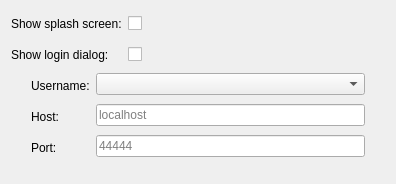
<?xml version="1.0" encoding="UTF-8"?>
<ui version="4.0">
 <class>Form</class>
 <widget class="QWidget" name="Form">
  <property name="geometry">
   <rect>
    <x>0</x>
    <y>0</y>
    <width>396</width>
    <height>184</height>
   </rect>
  </property>
  <property name="windowTitle">
   <string>Form</string>
  </property>
  <layout class="QVBoxLayout" name="verticalLayout">
   <item>
    <layout class="QFormLayout" name="formLayout">
     <property name="labelAlignment">
      <set>Qt::AlignLeading|Qt::AlignLeft|Qt::AlignTop</set>
     </property>
     <property name="formAlignment">
      <set>Qt::AlignLeading|Qt::AlignLeft|Qt::AlignVCenter</set>
     </property>
     <item row="0" column="0">
      <widget class="QLabel" name="splash_label">
       <property name="minimumSize">
        <size>
         <width>0</width>
         <height>25</height>
        </size>
       </property>
       <property name="maximumSize">
        <size>
         <width>16777215</width>
         <height>25</height>
        </size>
       </property>
       <property name="text">
        <string>Show splash screen:</string>
       </property>
      </widget>
     </item>
     <item row="0" column="1">
      <widget class="QCheckBox" name="splash_checkbox">
       <property name="sizePolicy">
        <sizepolicy hsizetype="Minimum" vsizetype="Preferred">
         <horstretch>0</horstretch>
         <verstretch>0</verstretch>
        </sizepolicy>
       </property>
      </widget>
     </item>
     <item row="1" column="0">
      <widget class="QLabel" name="login_label">
       <property name="minimumSize">
        <size>
         <width>0</width>
         <height>25</height>
        </size>
       </property>
       <property name="maximumSize">
        <size>
         <width>16777215</width>
         <height>25</height>
        </size>
       </property>
       <property name="text">
        <string>Show login dialog:</string>
       </property>
      </widget>
     </item>
     <item row="1" column="1">
      <widget class="QCheckBox" name="login_checkbox">
       <property name="sizePolicy">
        <sizepolicy hsizetype="Minimum" vsizetype="Preferred">
         <horstretch>0</horstretch>
         <verstretch>0</verstretch>
        </sizepolicy>
       </property>
      </widget>
     </item>
    </layout>
   </item>
   <item>
    <widget class="QWidget" name="login_widget" native="true">
     <layout class="QFormLayout" name="formLayout_2">
      <property name="leftMargin">
       <number>20</number>
      </property>
      <property name="topMargin">
       <number>0</number>
      </property>
      <property name="rightMargin">
       <number>20</number>
      </property>
      <property name="bottomMargin">
       <number>0</number>
      </property>
      <item row="1" column="0">
       <widget class="QLabel" name="host_label">
        <property name="minimumSize">
         <size>
          <width>0</width>
          <height>25</height>
         </size>
        </property>
        <property name="maximumSize">
         <size>
          <width>16777215</width>
          <height>25</height>
         </size>
        </property>
        <property name="text">
         <string>Host:</string>
        </property>
       </widget>
      </item>
      <item row="1" column="1">
       <widget class="QLineEdit" name="host_lineedit">
        <property name="placeholderText">
         <string>localhost</string>
        </property>
       </widget>
      </item>
      <item row="0" column="0">
       <widget class="QLabel" name="username_label">
        <property name="minimumSize">
         <size>
          <width>0</width>
          <height>25</height>
         </size>
        </property>
        <property name="maximumSize">
         <size>
          <width>16777215</width>
          <height>25</height>
         </size>
        </property>
        <property name="text">
         <string>Username:</string>
        </property>
       </widget>
      </item>
      <item row="0" column="1">
       <widget class="QComboBox" name="username_combobox"/>
      </item>
      <item row="2" column="0">
       <widget class="QLabel" name="port_label">
        <property name="minimumSize">
         <size>
          <width>0</width>
          <height>25</height>
         </size>
        </property>
        <property name="maximumSize">
         <size>
          <width>16777215</width>
          <height>25</height>
         </size>
        </property>
        <property name="text">
         <string>Port:</string>
        </property>
       </widget>
      </item>
      <item row="2" column="1">
       <widget class="QLineEdit" name="port_lineedit">
        <property name="placeholderText">
         <string>44444</string>
        </property>
       </widget>
      </item>
     </layout>
    </widget>
   </item>
   <item>
    <spacer name="verticalSpacer">
     <property name="orientation">
      <enum>Qt::Vertical</enum>
     </property>
     <property name="sizeHint" stdset="0">
      <size>
       <width>20</width>
       <height>40</height>
      </size>
     </property>
    </spacer>
   </item>
  </layout>
 </widget>
 <resources/>
 <connections/>
</ui>
